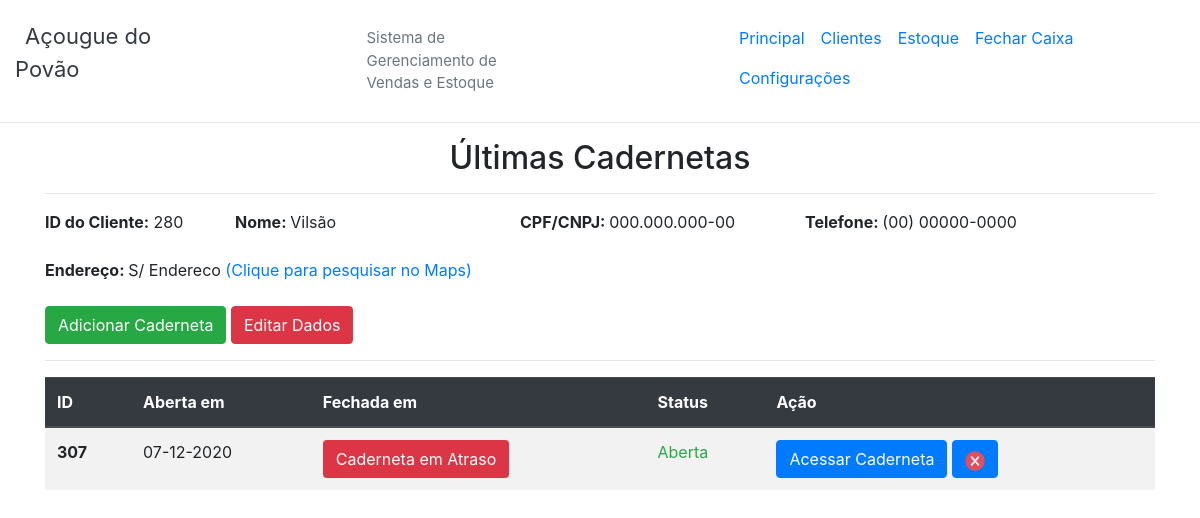
The page /cadernetaCliente.php?id=280 (signed in) on the database its author committed.
### tables this page shows
CREATE TABLE `cliente` (
  `id_cliente` int(10) NOT NULL AUTO_INCREMENT,
  `nome_cliente` varchar(110) NOT NULL,
  `cpf_cliente` varchar(30) NOT NULL,
  `telefone_cliente` varchar(25) NOT NULL,
  `endereco_cliente` varchar(110) NOT NULL,
  PRIMARY KEY (`id_cliente`)
);

CREATE TABLE `caderneta` (
  `id_caderneta` int(20) NOT NULL AUTO_INCREMENT,
  `status_caderneta` varchar(10) NOT NULL,
  `data_abertura` date NOT NULL,
  `id_cliente` int(10) NOT NULL,
  `data_fechamento` date DEFAULT NULL,
  PRIMARY KEY (`id_caderneta`)
);

### cadernetaCliente.php (the view, shortened to what this page needs)
<!doctype html>
<html lang="pt-br">
<head>
    <link rel="stylesheet" href="css/global_css.css">
    <link rel="stylesheet" href="css/bootstrap.min.css">
</head>
<?php
    $id = $_GET['id'];
    require_once('00 - BD/bd_conexao.php');
    $sql = " SELECT nome_cliente, cpf_cliente, telefone_cliente, endereco_cliente FROM cliente WHERE id_cliente LIKE $id " ;
    $resultado = $con->query($sql) or die("Erro ao se conectar com o Banco de Dados. Tente novamente em alguns minutos... Se o problema presistir, contate o responsável pelo sistema");
    while($informacaoCliente = mysqli_fetch_object($resultado)){
        $nome= $informacaoCliente->nome_cliente;
        $cpf= $informacaoCliente->cpf_cliente;
        $tel= $informacaoCliente->telefone_cliente;
        $endereco= $informacaoCliente->endereco_cliente;
    }
?>
<body>
    <?php include_once("menu.php")  ?>
    <div class="container">
        <h2 class="text-center"> Últimas Cadernetas </h2>
    <hr />
    <div class="row">
        <div class="col-lg-2 col-sm-4"> <b>ID do Cliente:</b> <?php echo $id;?></div>
        <div class="col-lg-3 col-sm-5"><b> Nome: </b> <?php echo $nome;?></div>
        <div class="col-lg-3 col-sm-5"><td><b> CPF/CNPJ: </b> <?php echo $cpf;?></div>
        <div class="col-lg-3 col-sm-5"><td><b> Telefone: </b> <?php echo $tel;?></div>
    </div>
    <br />
    <div class="row">
        <div class="col-lg-10 col-sm-12"><b> Endereço: </b> <?php echo $endereco;?> <a href="https://www.google.com.br/maps/@-16.6163607,-42.18379,19z" target="_blank">(Clique para pesquisar no Maps)</div></a>
    </div>
    <br />
    <a href="criaCaderneta.php?id=<?php echo $id;?>"><button class=" btn btn-success">Adicionar Caderneta</button></a>
    <a href="cadernetas.php?id=<?php echo $id;?>"><button class=" btn btn-danger">Editar Dados</button></a>
    <?php
    require_once('00 - BD/bd_conexao.php');
    $sql = " SELECT id_caderneta, data_abertura, data_fechamento, status_caderneta FROM caderneta WHERE id_cliente like '$id' ORDER BY id_caderneta DESC";
    $resultado = $con->query($sql) or die("Erro ao se conectar com o Banco de Dados. Tente novamente em alguns minutos... Se o problema presistir, contate o responsável pelo sistema");
    ?>
    <hr />
        <table class="table table-striped">
            <thead class="thead-dark">
                <tr>
                    <th scope="col">ID</th>
                    <th scope="col">Aberta em</th>
                    <th scope="col">Fechada em</th>
                    <th scope="col">Status</th>
                    <th scope="col">Ação</th>
                </tr>
            </thead>
            <tbody>
            <?php
            while ($cadernetas = mysqli_fetch_object($resultado)) {
            $id_cad=$cadernetas->id_caderneta;
            $atraso=0;
            $data_abertura=$cadernetas->data_abertura;
            $data_fechamento=$cadernetas->data_fechamento;
            $timestamp = strtotime($data_abertura);
            $data_hj=date('Y-m-d');
            $intervalo= strtotime($data_hj) - strtotime($data_abertura);
            $days= floor($intervalo / (60 * 60 * 24));
            if($days>=30){
                $atraso=1;
            }
            $data_abertura = date("d-m-Y", $timestamp);
                ?>
                <tr class="linhaTabela">
                    <th scope="row"><?php echo $cadernetas->id_caderneta; ?></th>
                    <td><?php echo $data_abertura; ?></td>
                    <td><?php echo $data_fechamento; if($atraso==1 && $cadernetas->status_caderneta=="aberta"){ echo'<div class="btn bg-danger text-white"> Caderneta em Atraso </div>';}?></td>
                    <?php
                        if($cadernetas->status_caderneta=="aberta"){
                            echo'<td class="text-success">Aberta</td>';
                            echo'
                            <td>
                                <a href="order_carderneta_mes.php?id='.$id_cad.'"><button class="btn btn-primary">Acessar Caderneta</button></a>';
                        }
                        elseif($cadernetas->status_caderneta=="fechada"){
                            echo'<td class="text-danger">Fechada</td>';
                            echo'
                            <td>
                                <a href="order_carderneta_mes.php?id='.$id_cad.'">Acessar Caderneta Fechada  </a>';
                        }
                        ?> <a href="excluirCaderneta.php?<?php echo 'id='.$id.'&id_cad='.$id_cad;?>" onclick="confirmar('excluirCaderneta.php?<?php echo 'id='.$id.'&id_cad='.$id_cad;?>')"><button class="btn btn-primary"><img src="imgs/excluir.png" alt="Excluir" class="imgOpcao"></button></a></td>
                </tr>
                <?php
              }
              ?>
            </tbody>
        </table>
    </div>
</body>
</html>

### css/global_css.css (style rules this page uses)
.imgOpcao { width:20px; height: 20px; z-index: 1; }

### rows shown on the page
cliente: nome_cliente "Vilsão", cpf_cliente "000.000.000-00", telefone_cliente "(00) 00000-0000", endereco_cliente "S/ Endereco"
caderneta: id_caderneta "307", data_abertura "07-12-2020", status_caderneta "Caderneta em Atraso"

### other values the page prints
$id "280"
